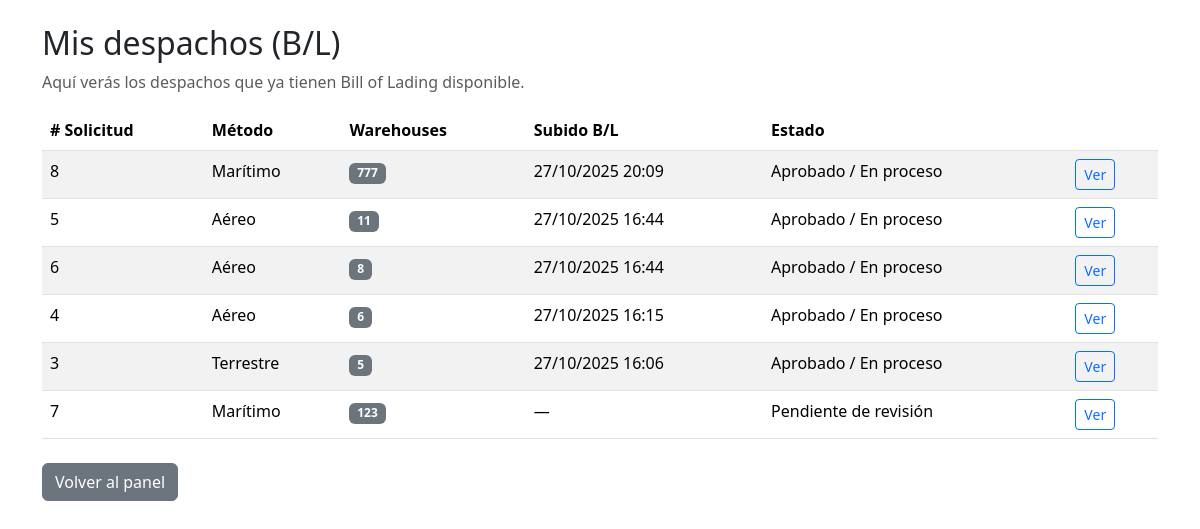
The app's page /mis-despachos/ (signed in) with its own data.
### core/models.py (models this page shows, shortened)
class DispatchRequest(models.Model):
    METHOD_CHOICES = [
        ("MARITIMO", "Marítimo"),
        ("AEREO", "Aéreo"),
        ("TERRESTRE", "Terrestre"),
    ]
    STATUS_CHOICES = [
        ("PENDIENTE", "Pendiente de revisión"),
        ("APROBADO", "Aprobado / En proceso"),
        ("RECHAZADO", "Rechazado"),
        ("COMPLETADO", "Completado"),
    ]
    user = models.ForeignKey(User, on_delete=models.CASCADE, related_name="dispatch_requests")
    method = models.CharField(max_length=20, choices=METHOD_CHOICES)
    invoice = models.FileField(upload_to="invoices/")
    status = models.CharField(max_length=20, choices=STATUS_CHOICES, default="PENDIENTE")
    created_at = models.DateTimeField(auto_now_add=True)
    bill_of_lading = models.FileField(upload_to="bol/", blank=True, null=True)
    bol_uploaded_at = models.DateTimeField(blank=True, null=True)

class DispatchRequestItem(models.Model):
    dispatch = models.ForeignKey(DispatchRequest, on_delete=models.CASCADE, related_name="items")
    warehouse = models.ForeignKey('Warehouse', on_delete=models.PROTECT, related_name="dispatch_items")
    class Meta:
        unique_together = ("dispatch", "warehouse")

class Warehouse(models.Model):
    STATUS = [
        ('PENDIENTE', 'Pendiente'),
        ('LISTO', 'Listo')
    ]
    cliente = models.ForeignKey(User, on_delete=models.CASCADE)
    wr_number = models.CharField(max_length=30, unique=True, primary_key=True)
    shipper = models.CharField(max_length=100)
    carrier = models.CharField(max_length=100)
    container_number = models.CharField(max_length=100, null=True)
    created_at = models.DateTimeField(auto_now_add=True)
    weight_lbs = models.FloatField(null=True)
    weight_kgs = models.FloatField(null=True)
    status = models.CharField(max_length=20, choices=STATUS, default='PENDIENTE')
    foots = models.FloatField(null=True)
    tracking = models.CharField(max_length=100, null=True)
    invoice_number = models.CharField(max_length=100, null=True)
    po = models.CharField(max_length=100, blank=True)
    uploaded_file = models.FileField(upload_to='warehouse_files/', blank=True, null=True)

### core/views.py (the view)
# urls.py: path("mis-despachos/", views.my_dispatches, name="my_dispatches"),
@login_required(login_url='login')
def my_dispatches(request):
    qs = (
        DispatchRequest.objects
        .filter(user=request.user, bill_of_lading__isnull=False)
        .order_by('-bol_uploaded_at', '-created_at')
        .prefetch_related('items__warehouse')
    )
    return render(request, "my_dispatches.html", {"dispatches": qs})

### templates/my_dispatches.html
{% extends "base.html" %}
{% block content %}
<div class="container mt-4">
  <h2>Mis despachos (B/L)</h2>
  <p class="text-muted">Aquí verás los despachos que ya tienen Bill of Lading disponible.</p>
  <table class="table table-striped mt-3">
    <thead>
      <tr>
        <th># Solicitud</th>
        <th>Método</th>
        <th>Warehouses</th>
        <th>Subido B/L</th>
        <th>Estado</th>
        <th></th>
      </tr>
    </thead>
    <tbody>
      {% for d in dispatches %}
      <tr>
        <td>{{ d.id }}</td>
        <td>{{ d.get_method_display }}</td>
        <td>
          {% for it in d.items.all %}
            <span class="badge bg-secondary">{{ it.warehouse.wr_number }}</span>
          {% endfor %}
        </td>
        <td>
          {% if d.bol_uploaded_at %}
            {{ d.bol_uploaded_at|date:"d/m/Y H:i" }}
          {% else %}
            —
          {% endif %}
        </td>
        <td>{{ d.get_status_display }}</td>
        <td>
          <a class="btn btn-sm btn-outline-primary" href="{% url 'my_dispatch_detail' d.id %}">
            Ver
          </a>
        </td>
      </tr>
      {% empty %}
      <tr>
        <td colspan="6" class="text-center text-muted">Aún no tienes B/L disponibles.</td>
      </tr>
      {% endfor %}
    </tbody>
  </table>
  <a href="{% url 'index' %}" class="btn btn-secondary mt-2">Volver al panel</a>
</div>
{% endblock %}

### records on screen
DispatchRequest: id "8", method "Marítimo", bol_uploaded_at "27/10/2025 20:09", status "Aprobado / En proceso"
DispatchRequestItem: warehouse.wr_number "777"
DispatchRequest: id "5", method "Aéreo", bol_uploaded_at "27/10/2025 16:44", status "Aprobado / En proceso"
DispatchRequestItem: warehouse.wr_number "11"
DispatchRequest: id "6", method "Aéreo", bol_uploaded_at "27/10/2025 16:44", status "Aprobado / En proceso"
DispatchRequestItem: warehouse.wr_number "8"
DispatchRequest: id "4", method "Aéreo", bol_uploaded_at "27/10/2025 16:15", status "Aprobado / En proceso"
DispatchRequestItem: warehouse.wr_number "6"
DispatchRequest: id "3", method "Terrestre", bol_uploaded_at "27/10/2025 16:06", status "Aprobado / En proceso"
DispatchRequestItem: warehouse.wr_number "5"
DispatchRequest: id "7", method "Marítimo", status "Pendiente de revisión"
DispatchRequestItem: warehouse.wr_number "123"
